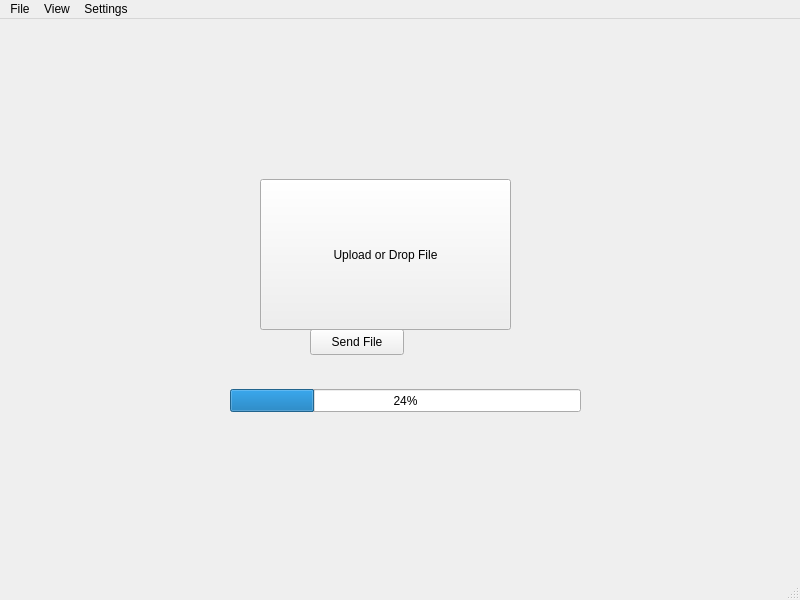
<?xml version="1.0" encoding="UTF-8"?>
<ui version="4.0">
 <class>MainWindow</class>
 <widget class="QMainWindow" name="MainWindow">
  <property name="geometry">
   <rect>
    <x>0</x>
    <y>0</y>
    <width>800</width>
    <height>600</height>
   </rect>
  </property>
  <property name="windowTitle">
   <string>MainWindow</string>
  </property>
  <widget class="QWidget" name="centralwidget">
   <widget class="QPushButton" name="pushButton">
    <property name="geometry">
     <rect>
      <x>310</x>
      <y>310</y>
      <width>94</width>
      <height>26</height>
     </rect>
    </property>
    <property name="text">
     <string>Send File</string>
    </property>
   </widget>
   <widget class="QToolButton" name="toolButton">
    <property name="geometry">
     <rect>
      <x>260</x>
      <y>160</y>
      <width>251</width>
      <height>151</height>
     </rect>
    </property>
    <property name="text">
     <string>Upload or Drop File</string>
    </property>
   </widget>
   <widget class="QProgressBar" name="progressBar">
    <property name="geometry">
     <rect>
      <x>230</x>
      <y>370</y>
      <width>351</width>
      <height>23</height>
     </rect>
    </property>
    <property name="value">
     <number>24</number>
    </property>
   </widget>
  </widget>
  <widget class="QMenuBar" name="menubar">
   <property name="geometry">
    <rect>
     <x>0</x>
     <y>0</y>
     <width>800</width>
     <height>23</height>
    </rect>
   </property>
   <widget class="QMenu" name="menuFile">
    <property name="title">
     <string>File</string>
    </property>
   </widget>
   <widget class="QMenu" name="menuView">
    <property name="title">
     <string>View</string>
    </property>
   </widget>
   <widget class="QMenu" name="menuSettings">
    <property name="title">
     <string>Settings</string>
    </property>
   </widget>
   <addaction name="menuFile"/>
   <addaction name="menuView"/>
   <addaction name="menuSettings"/>
  </widget>
  <widget class="QStatusBar" name="statusbar"/>
 </widget>
 <resources/>
 <connections/>
</ui>
